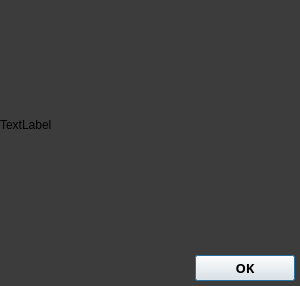
<?xml version="1.0" encoding="UTF-8"?>
<ui version="4.0">
 <class>PreviewThumbnailDialog</class>
 <widget class="QDialog" name="PreviewThumbnailDialog">
  <property name="geometry">
   <rect>
    <x>0</x>
    <y>0</y>
    <width>300</width>
    <height>285</height>
   </rect>
  </property>
  <property name="sizePolicy">
   <sizepolicy hsizetype="Fixed" vsizetype="Fixed">
    <horstretch>0</horstretch>
    <verstretch>0</verstretch>
   </sizepolicy>
  </property>
  <property name="windowTitle">
   <string>Preview Thumbnail Image</string>
  </property>
  <property name="styleSheet">
   <string notr="true">QFrame { background-color: rgb(60, 60, 60);}</string>
  </property>
  <layout class="QGridLayout" name="gridLayout_2">
   <property name="leftMargin">
    <number>0</number>
   </property>
   <property name="topMargin">
    <number>0</number>
   </property>
   <property name="rightMargin">
    <number>0</number>
   </property>
   <property name="bottomMargin">
    <number>0</number>
   </property>
   <property name="spacing">
    <number>0</number>
   </property>
   <item row="0" column="0">
    <widget class="QFrame" name="body">
     <property name="sizePolicy">
      <sizepolicy hsizetype="Fixed" vsizetype="Fixed">
       <horstretch>0</horstretch>
       <verstretch>0</verstretch>
      </sizepolicy>
     </property>
     <property name="styleSheet">
      <string notr="true"/>
     </property>
     <property name="frameShape">
      <enum>QFrame::NoFrame</enum>
     </property>
     <property name="frameShadow">
      <enum>QFrame::Plain</enum>
     </property>
     <property name="lineWidth">
      <number>0</number>
     </property>
     <layout class="QVBoxLayout" name="verticalLayout_2">
      <property name="spacing">
       <number>0</number>
      </property>
      <property name="leftMargin">
       <number>0</number>
      </property>
      <property name="topMargin">
       <number>0</number>
      </property>
      <property name="rightMargin">
       <number>0</number>
      </property>
      <property name="bottomMargin">
       <number>0</number>
      </property>
      <item>
       <widget class="QLabel" name="label_image">
        <property name="sizePolicy">
         <sizepolicy hsizetype="Fixed" vsizetype="Fixed">
          <horstretch>0</horstretch>
          <verstretch>0</verstretch>
         </sizepolicy>
        </property>
        <property name="minimumSize">
         <size>
          <width>300</width>
          <height>250</height>
         </size>
        </property>
        <property name="text">
         <string notr="true">TextLabel</string>
        </property>
        <property name="alignment">
         <set>Qt::AlignLeading|Qt::AlignLeft|Qt::AlignVCenter</set>
        </property>
       </widget>
      </item>
      <item>
       <layout class="QHBoxLayout" name="horizontalLayout">
        <property name="spacing">
         <number>0</number>
        </property>
        <property name="leftMargin">
         <number>1</number>
        </property>
        <property name="topMargin">
         <number>5</number>
        </property>
        <property name="rightMargin">
         <number>5</number>
        </property>
        <property name="bottomMargin">
         <number>5</number>
        </property>
        <item>
         <spacer name="horizontalSpacer">
          <property name="orientation">
           <enum>Qt::Horizontal</enum>
          </property>
          <property name="sizeHint" stdset="0">
           <size>
            <width>40</width>
            <height>20</height>
           </size>
          </property>
         </spacer>
        </item>
        <item>
         <widget class="QPushButton" name="pushButton_OK">
          <property name="sizePolicy">
           <sizepolicy hsizetype="Fixed" vsizetype="Fixed">
            <horstretch>0</horstretch>
            <verstretch>0</verstretch>
           </sizepolicy>
          </property>
          <property name="minimumSize">
           <size>
            <width>100</width>
            <height>25</height>
           </size>
          </property>
          <property name="font">
           <font>
            <family>맑은 고딕</family>
            <pointsize>10</pointsize>
            <weight>75</weight>
            <bold>true</bold>
           </font>
          </property>
          <property name="text">
           <string>OK</string>
          </property>
         </widget>
        </item>
       </layout>
      </item>
     </layout>
    </widget>
   </item>
  </layout>
 </widget>
 <resources/>
 <connections>
  <connection>
   <sender>pushButton_OK</sender>
   <signal>clicked()</signal>
   <receiver>PreviewThumbnailDialog</receiver>
   <slot>close()</slot>
   <hints>
    <hint type="sourcelabel">
     <x>242</x>
     <y>290</y>
    </hint>
    <hint type="destinationlabel">
     <x>207</x>
     <y>-2</y>
    </hint>
   </hints>
  </connection>
 </connections>
</ui>
